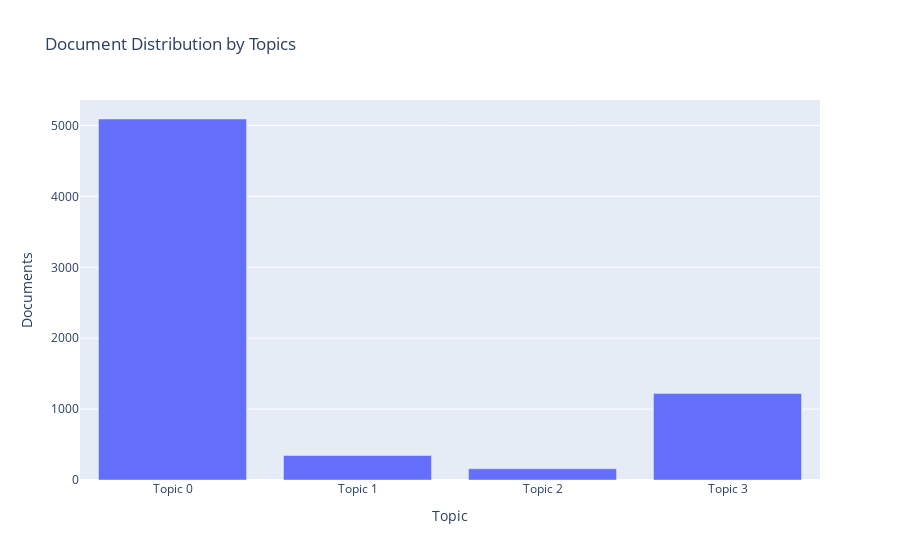

Write notebook code for a chart like this one.
### Markdown cell above
# 5. Analyze Model

### Code cell
plot_model(lda, plot = 'topic_distribution')

### Figure 1 — Plotly figure (JSON) as saved in the notebook; plotly's stock layout.template omitted (floating-point values rounded to 4 significant figures)
{"data": [{"alignmentgroup": "True", "customdata": [["business, loan, year, child, school, sell, old, buy, family, stock"], ["business, food, make, wife, home, like, fish, sell, therefore, work"], ["farm, farmer, farming, crop, land, plant, also, rice, loan, harvest"], ["loan, child, group, school, woman, member, fee, buy, income, marry"]], "hoverlabel": {"namelength": 0}, "hovertemplate": "Topic=%{x}<br>Documents=%{y}<br>Keyword=%{customdata[0]}", "legendgroup": "", "marker": {"color": "#636efa"}, "name": "", "offsetgroup": "", "orientation": "v", "showlegend": false, "textposition": "auto", "type": "bar", "x": ["Topic 0", "Topic 1", "Topic 2", "Topic 3"], "xaxis": "x", "y": [5092, 346, 159, 1221], "yaxis": "y"}], "layout": {"barmode": "relative", "legend": {"tracegroupgap": 0}, "title": {"text": "Document Distribution by Topics"}, "xaxis": {"anchor": "y", "domain": [0, 1], "title": {"text": "Topic"}}, "yaxis": {"anchor": "x", "domain": [0, 1], "title": {"text": "Documents"}}}}
